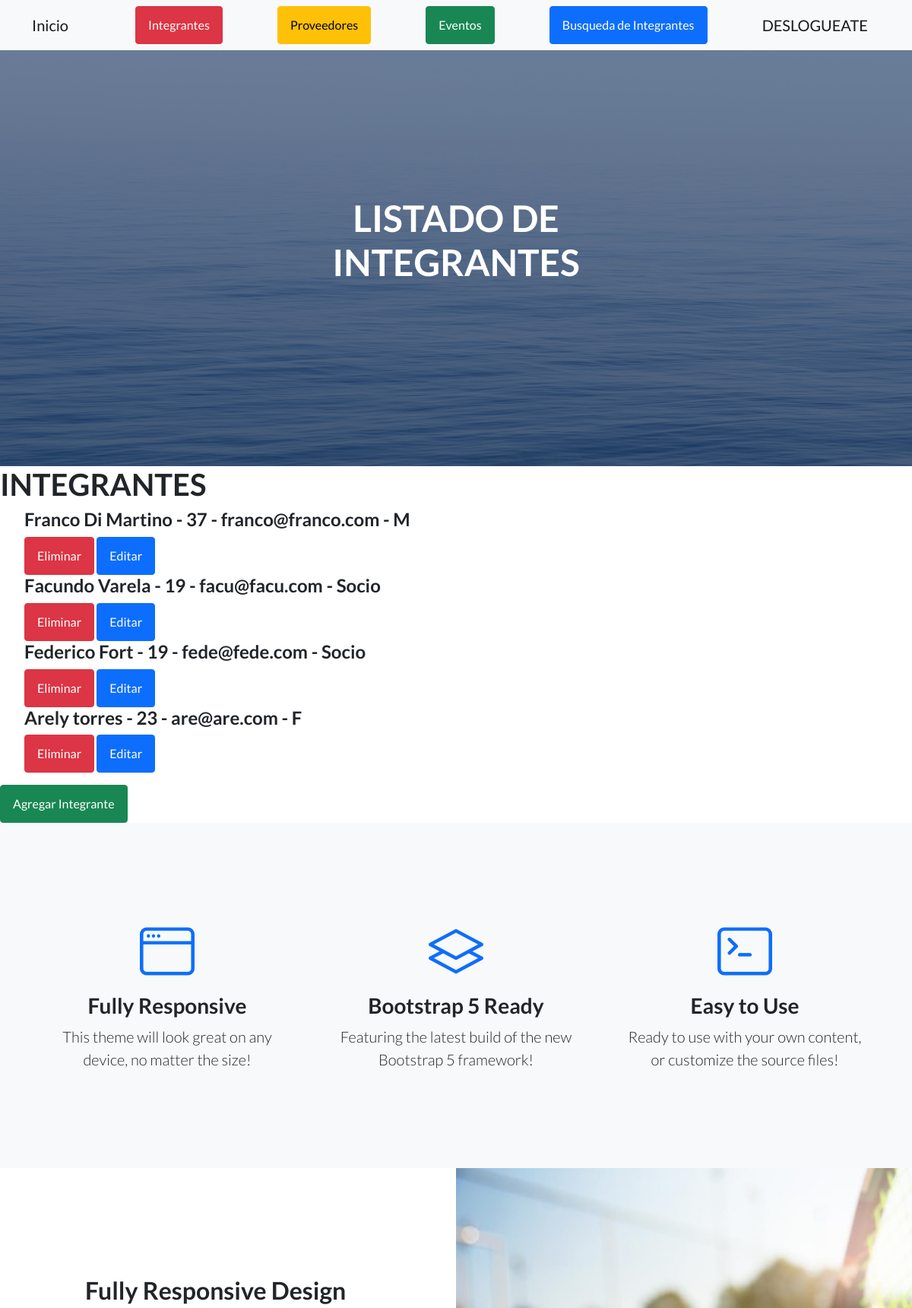
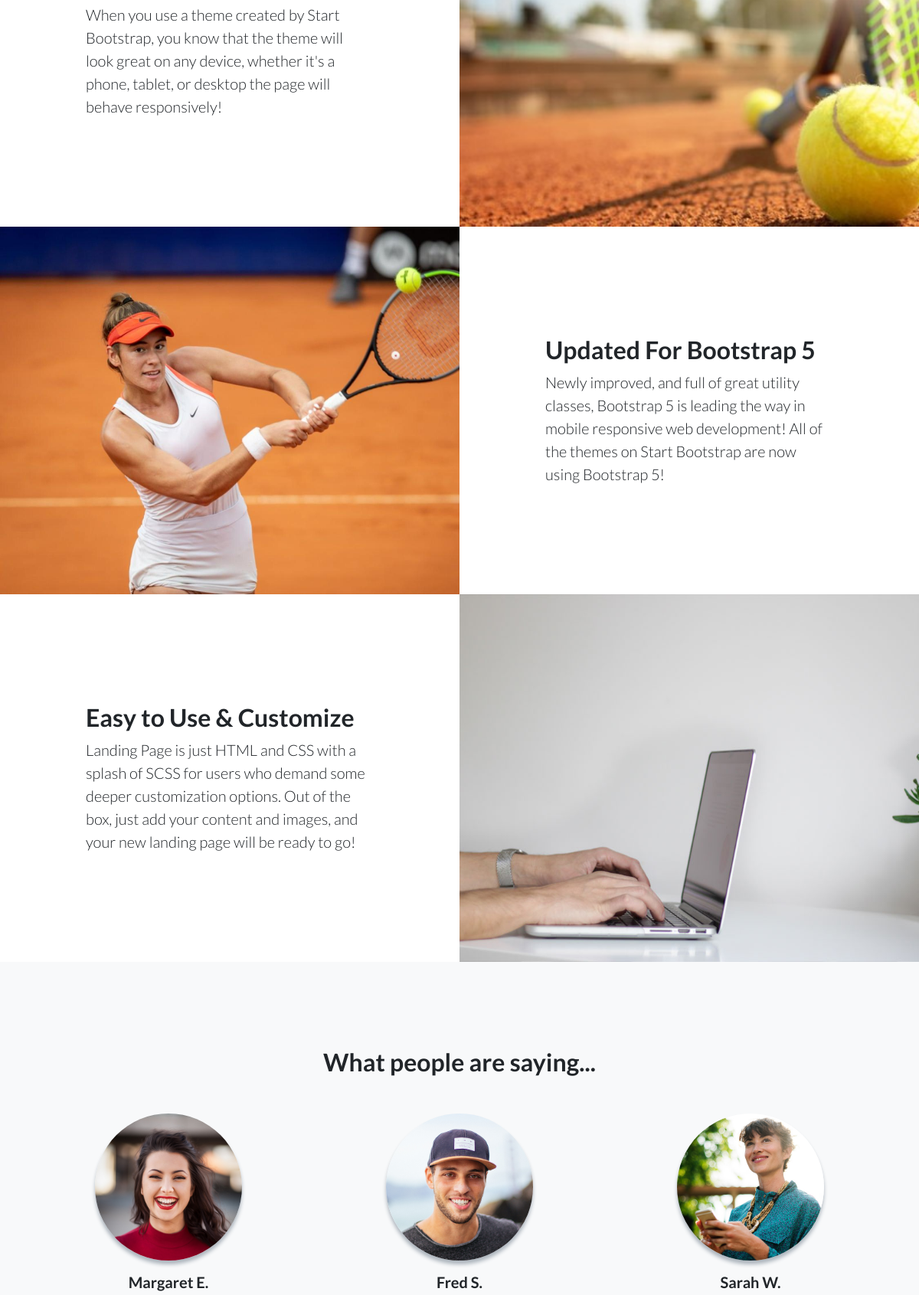
Screenshot of /AppTenis/leerintegrantes/ (signed in, upper part) with the database file from the repository (2 pictures, top to bottom).
### AppTenis/models.py (models this page shows, shortened)
class IntegrantesClub(models.Model):
    nombre=models.CharField(max_length=50)
    apellido=models.CharField(max_length=50)
    edad=models.IntegerField()
    email=models.EmailField()
    genero=models.CharField(max_length=5)

### AppTenis/views.py (the view)
# urls.py: path('leerintegrantes/', leerIntegrantes, name='leerintegrantes'),
def leerIntegrantes(request):
    integrantes=IntegrantesClub.objects.all()
    return render (request, 'AppTenis/leerintegrantes.html', {'integrantes':integrantes})

### AppTenis/templates/AppTenis/leerintegrantes.html
{% extends 'AppTenis/padre.html' %}
{% load static %}
{% block titulo %}
<h1 class="mb-5">LISTADO DE INTEGRANTES</h1>
{% endblock %}
{% block contenido_que_cambia %}
<h1>INTEGRANTES</h1>
{% if integrantes %}
<ul>
    {% for int in integrantes %}
       <h4>{{int.nombre}} {{int.apellido}} - {{int.edad}} - {{int.email}} - {{int.genero}}</h4>
       <a class="btn btn-danger" href="{% url 'eliminarIntegrante' int.id %}">Eliminar</a>
       <a class="btn btn-primary" href="{% url 'editarIntegrante' int.id %}">Editar</a>
        <br>
    {% endfor %}
</ul>
{% else %}
<p>NO SE ENCONTRARON INTEGRANTES</p>
{% endif %}
<a class="btn btn-success" href="{% url 'integrantesclub' %}">Agregar Integrante</a>
{% endblock %}

### rows the page displays
IntegrantesClub: nombre "Franco", apellido "Di Martino", edad "37", email "franco@franco.com", genero "M"
IntegrantesClub: nombre "Facundo", apellido "Varela", edad "19", email "facu@facu.com", genero "Socio"
IntegrantesClub: nombre "Federico", apellido "Fort", edad "19", email "fede@fede.com", genero "Socio"
IntegrantesClub: nombre "Arely", apellido "torres", edad "23", email "are@are.com", genero "F"
